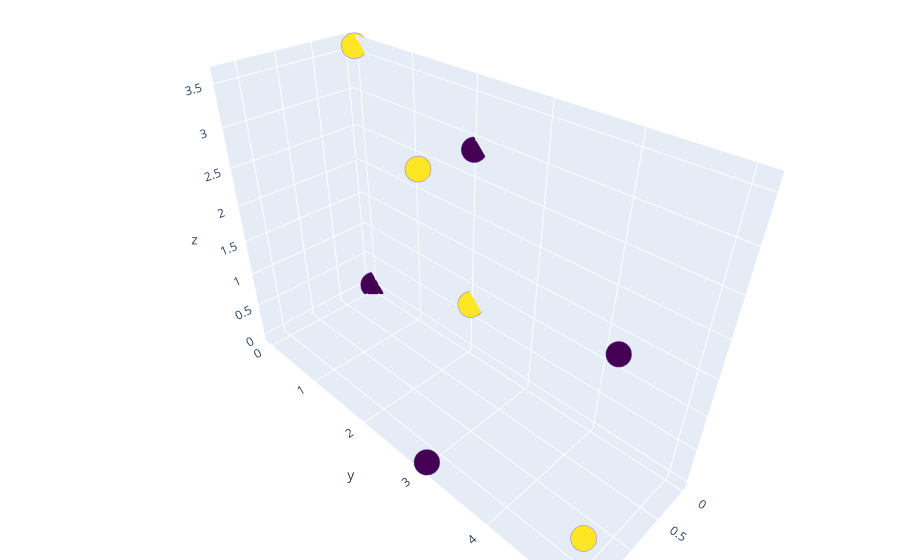

Source (notebook cell):
### Code cell
visualize(structure)

### Figure 1 — Plotly figure (JSON) as saved in the notebook; plotly's stock layout.template omitted (floating-point values rounded to 4 significant figures)
{"data": [{"marker": {"color": [0, 1, 0, 1, 0, 1, 0, 1], "colorscale": [[0, "#440154"], [0.1111, "#482878"], [0.2222, "#3e4989"], [0.3333, "#31688e"], [0.4444, "#26828e"], [0.5556, "#1f9e89"], [0.6667, "#35b779"], [0.7778, "#6ece58"], [0.8889, "#b5de2b"], [1, "#fde725"]], "line": {"color": "MediumPurple", "width": 12}, "size": 9}, "mode": "markers", "type": "scatter3d", "x": [0, 0, 0, 0, 1.75, 1.75, 1.75, 1.75], "y": [0, 2.021, 2.021, 0, 3.031, 5.052, 5.052, 3.031], "z": [0, 0.7144, 2.858, 3.572, 0, 0.7144, 2.858, 3.572]}], "layout": {"margin": {"b": 0, "l": 0, "r": 0, "t": 0}}}
